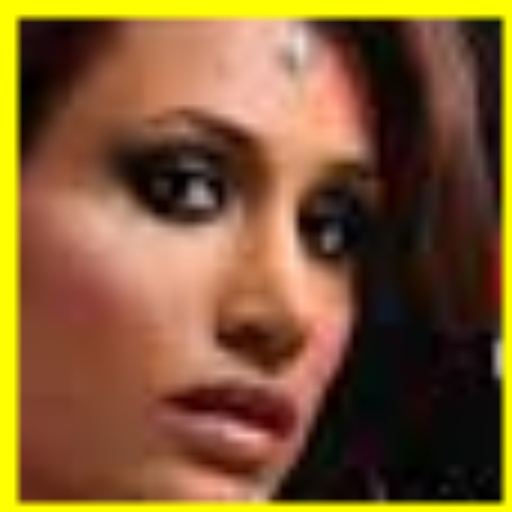
#> input picture evaluation/testDataset/dataset/face0.jpg, 512 x 512 px, given as the content of the folder testDataset/pictures/, which was not available
$ jupyter execute crop.ipynb
#> lines starting #> are read from the running program, lines starting #| are printed output that depends on the picture; after the words box and inside, x2 and y2 are one past the last pixel; in counts of white or black regions, pixels touching at a corner belong together; pictures that were not available may be replaced by others from this repository, and a replacement may not be noted
[cell 1]
import os
import cv2

[cell 2]
# Specify the folder path containing the photos
folder_path = 'testDataset/pictures/'

# Get the list of files in the folder
file_list = os.listdir(folder_path)

# Filter the list to include only image files
image_files = [file for file in file_list if file.lower().endswith(('.jpg', '.jpeg', '.png', '.gif'))]

# Generate the list of file paths
images = [os.path.join(folder_path, file) for file in image_files]

[cell 3]
num = 0

for i in images:
    # read the input image
    img = cv2.imread(i)
#> img is the input picture: shape (512, 512, 3); mean B, G, R 50.1, 89.6, 126.7
    # convert to grayscale of each frames
    gray = cv2.cvtColor(img, cv2.COLOR_BGR2GRAY)
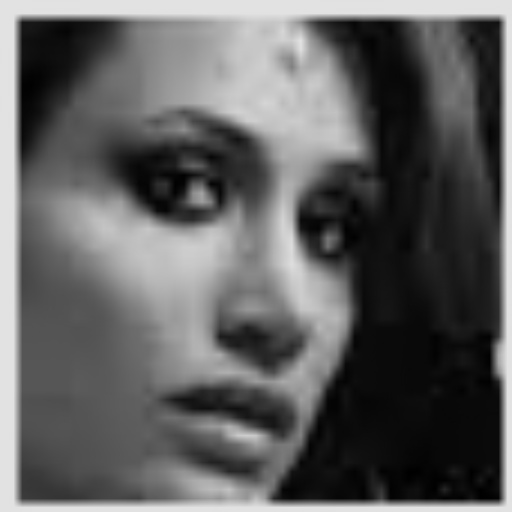
#> gray: shape (512, 512); min 0, max 227, mean 96.2

    # read the haarcascade to detect the faces in an image
    face_cascade = cv2.CascadeClassifier('haarcascades\haarcascade_frontalface_alt.xml')

    # detects faces in the input image
    faces = face_cascade.detectMultiScale(gray, 1.1, 4)
#> faces = [[32, 32, 444, 444]]
    print('Number of detected faces:', len(faces))
#| Number of detected faces: 1

    # loop over all detected faces
    if len(faces) > 0:
        for i, (x,y,w,h) in enumerate(faces):

            # To draw a rectangle in a face
            cv2.rectangle(img,(x,y),(x+w,y+h),(0,255,255),2)
            face = img[y:y+h, x:x+w]
            face_resize = cv2.resize(face, (512,512))
            # cv2.imshow(f"Cropped Face {num}", face)
            cv2.imwrite(f'testDataset/dataset/face{num}.jpg', face_resize)
            print(f"face{num}.jpg is saved")
            num += 1
#> this loop made 1 pass
#> (x, y, w, h, num) on pass 1: (32, 32, 444, 444, 1)
#| face0.jpg is saved
#> pass 1, `face = img[y:y+h, x:x+w]`:
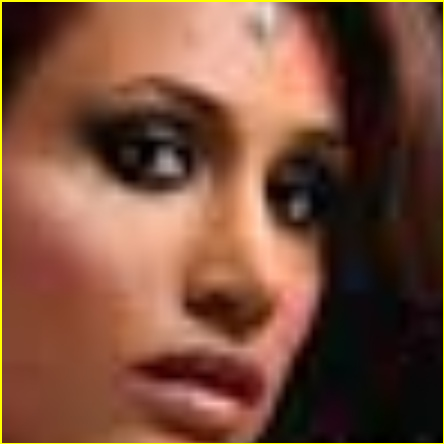
#> face: shape (444, 444, 3); mean B, G, R 58.7, 77.9, 120.7
#> after the loop:
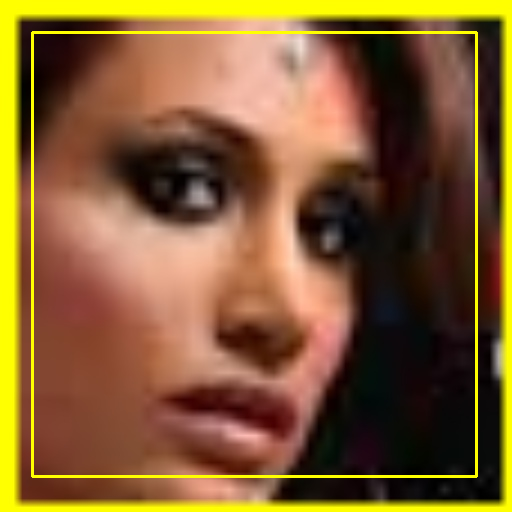
#> img: shape (512, 512, 3); 2.03% of pixels changed, all inside (x1, y1, x2, y2) = (31, 31, 478, 478)
#> after the loop, num = 1

    # display the image with detected faces
    # cv2.imshow("image", img)
    # cv2.waitKey(0)
    # cv2.destroyAllWindows()

$ run again, on evaluation/testDataset/dataset/face12.jpg
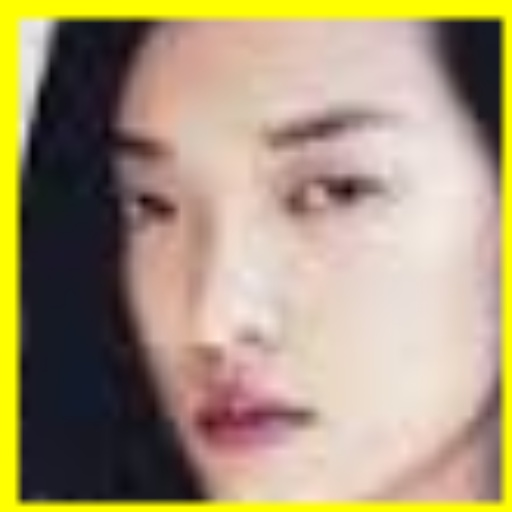
#> input picture evaluation/testDataset/dataset/face12.jpg, 512 x 512 px, given as the content of the folder testDataset/pictures/, which was not available
#> img is the input picture: shape (512, 512, 3); mean B, G, R 121.2, 151.2, 169
#> `gray = cv2.cvtColor(img, cv2.COLOR_BGR2GRAY)`:
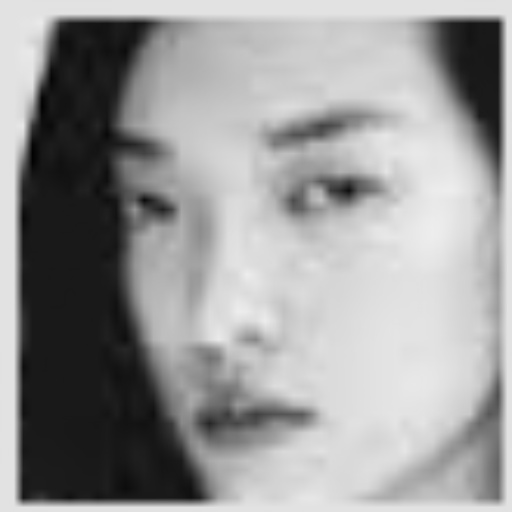
#> gray: shape (512, 512); min 1, max 238, mean 153.1
#> faces = [[21, 31, 447, 447]]
#| Number of detected faces: 1
#> the loop `for i, (x,y,w,h) in enumerate(faces):` made 1 pass
#> (x, y, w, h, num) on pass 1: (21, 31, 447, 447, 1)
#> (printed output is left out)
#> after the loop `for i, (x,y,w,h) in enumerate(faces):`:
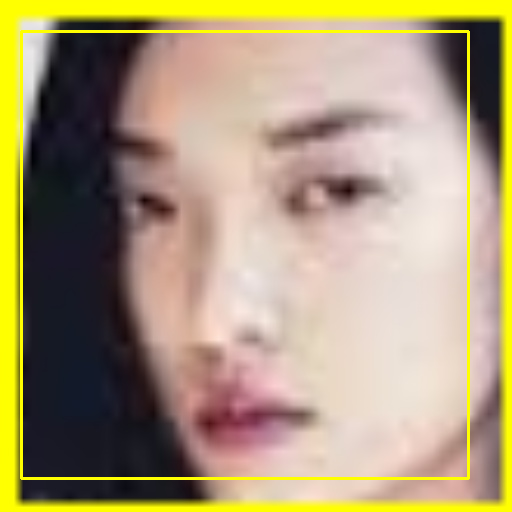
#> img: shape (512, 512, 3); 2.04% of pixels changed, all inside (x1, y1, x2, y2) = (20, 30, 470, 480)
#> after the loop `for i, (x,y,w,h) in enumerate(faces):`: num = 1

$ run again, on evaluation/testDataset/dataset/face13.jpg
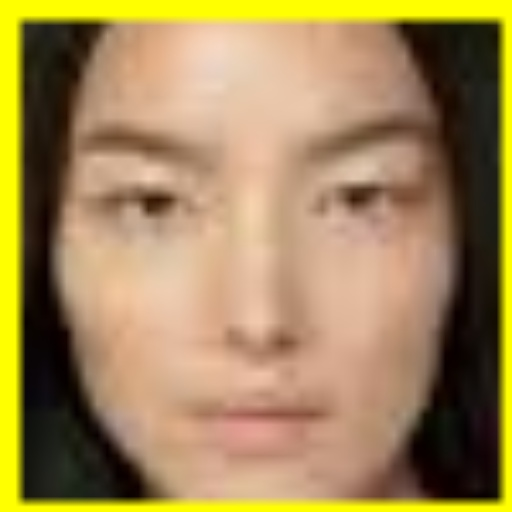
#> input picture evaluation/testDataset/dataset/face13.jpg, 512 x 512 px, given as the content of the folder testDataset/pictures/, which was not available
#> img is the input picture: shape (512, 512, 3); mean B, G, R 86.8, 136.1, 163
#> faces = [[49, 40, 420, 420]]
#| Number of detected faces: 1
#> the loop `for i, (x,y,w,h) in enumerate(faces):` made 1 pass
#> (x, y, w, h, num) on pass 1: (49, 40, 420, 420, 1)
#> (printed output is left out)
#> pass 1, `face = img[y:y+h, x:x+w]`:
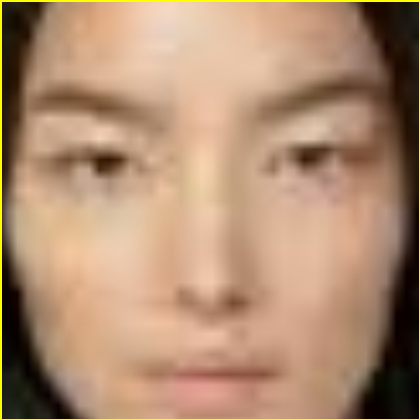
#> face: shape (420, 420, 3); mean B, G, R 113, 141.5, 176
#> after the loop `for i, (x,y,w,h) in enumerate(faces):`:
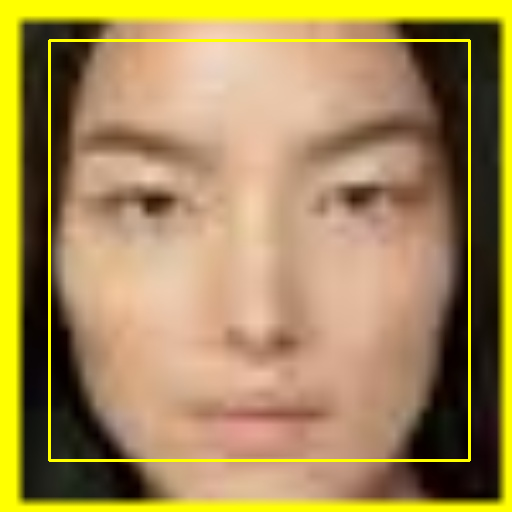
#> img: shape (512, 512, 3); 1.92% of pixels changed, all inside (x1, y1, x2, y2) = (48, 39, 471, 462)
#> after the loop `for i, (x,y,w,h) in enumerate(faces):`: num = 1

$ run again, on evaluation/testDataset/dataset/face14.jpg
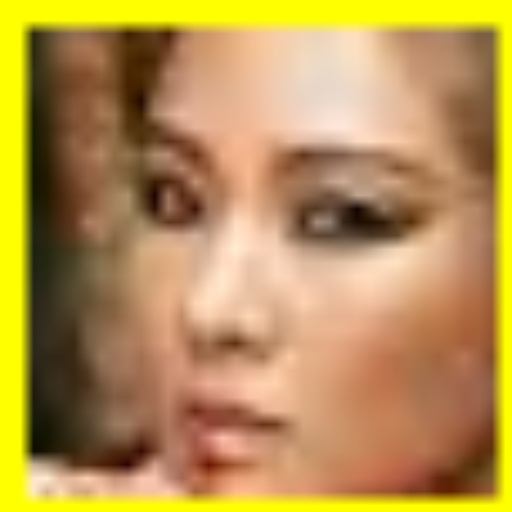
#> input picture evaluation/testDataset/dataset/face14.jpg, 512 x 512 px, given as the content of the folder testDataset/pictures/, which was not available
#> img is the input picture: shape (512, 512, 3); mean B, G, R 81.7, 146.5, 183.5
#> faces = [[38, 39, 428, 428]]
#| Number of detected faces: 1
#> the loop `for i, (x,y,w,h) in enumerate(faces):` made 1 pass
#> (x, y, w, h, num) on pass 1: (38, 39, 428, 428, 1)
#> (printed output is left out)
#> pass 1, `face = img[y:y+h, x:x+w]`:
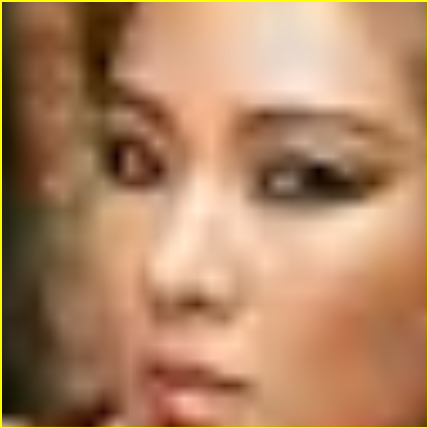
#> face: shape (428, 428, 3); mean B, G, R 99.5, 133.6, 176.3
#> after the loop `for i, (x,y,w,h) in enumerate(faces):`:
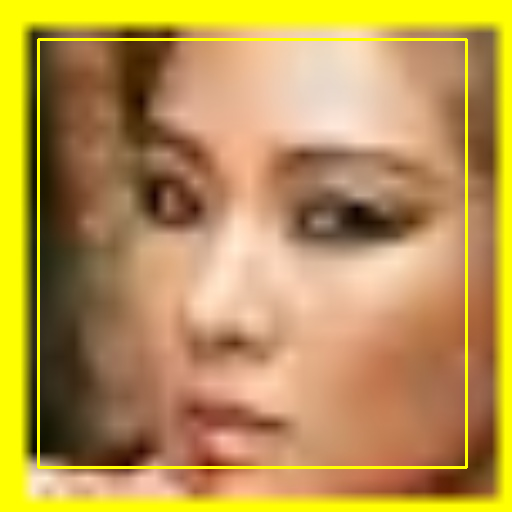
#> img: shape (512, 512, 3); 1.96% of pixels changed, all inside (x1, y1, x2, y2) = (37, 38, 468, 469)
#> after the loop `for i, (x,y,w,h) in enumerate(faces):`: num = 1
